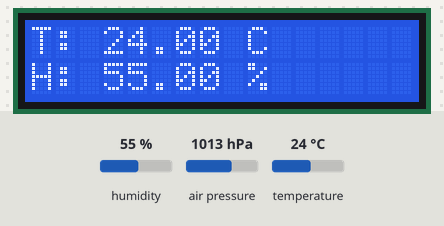
A sketch run on a simulated Arduino Uno, built with avr-gcc and run on an emulated ATmega328P. Parts: 16×2 character LCD. Inputs (shaded band) come from the test bench; at power-on: humidity 55 %, air pressure 1013 hPa, temperature 24 °C.

Above: at 9.3 s.
9.4 s: humidity set to 22 %
At 15.5 s:
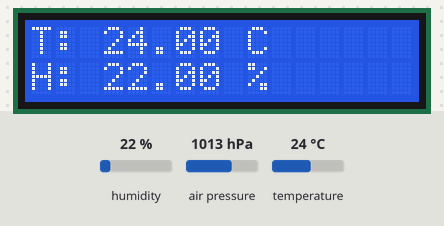
20.3 s: air pressure set to 952 hPa
At 23.9 s:
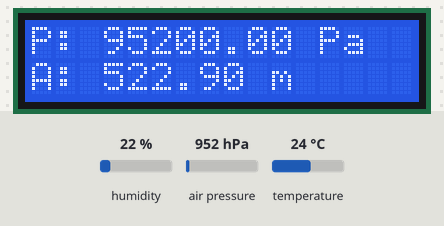
27.8 s: temperature set to 12 °C
At 33.3 s:
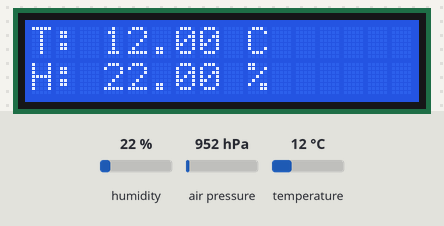
36.9 s: humidity set to 40 %
At 39.3 s:
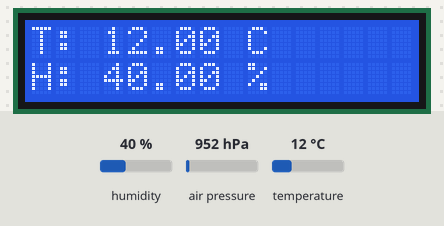
Timing chart, 0 to 40.8 s (numbered marks = the images above; inputs shaded):
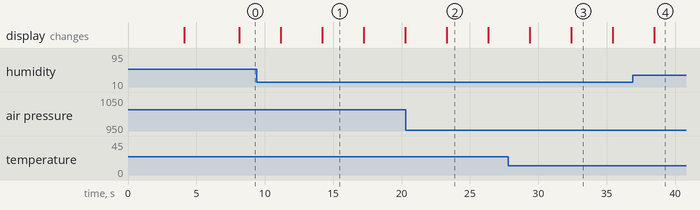

Measured:
- after the input at 9.4 s, the display: first differs from a run without the input after 4.8 s (image 1)
- after the input at 20.3 s, the display: changes after 3.0 s (image 2)
- after the input at 27.8 s, the display: first differs from a run without the input after 4.6 s (image 3)
- after the input at 36.9 s, the display: changes after 1.6 s (image 4)
- what the display in image 1 shows lasts 3.0 s, from 14.2 s to 17.2 s

The sketch:

LCD1602I2C_BME280.ino
```cpp
#include <LCD_I2C.h>        // Library to control I2C LCD displays
#include "Seeed_BME280.h"   // Library for the BME280 sensor (temperature, humidity, pressure)
#include <Wire.h>           // Library for I2C communication

// Create an LCD object with I2C address 0x27, 16 columns, and 2 rows
LCD_I2C lcd(0x27, 16, 2);

// Create a BME280 sensor object
BME280 bme280;

void setup() {
  lcd.begin();       // Initialize the LCD
  lcd.backlight();   // Turn on LCD backlight

  // Try to initialize the BME280 sensor
  // If it fails, display "Sensor NOK" repeatedly
  while (!bme280.init()) {
    lcd.setCursor(0, 0);   // Set cursor to first line, first column
    lcd.print("Sensor NOK");
    delay(10);
  }

  // Display a welcome message
  lcd.setCursor(0, 0);
  lcd.print("Leszek");
  lcd.setCursor(0, 1);
  lcd.print("Matuszczyk");
  delay(4000);       // Show message for 4 seconds
  lcd.clear();       // Clear screen

  lcd.setCursor(0, 0);
  lcd.print("Fun And Simple");
  lcd.setCursor(0, 1);
  lcd.print("Project");
  delay(4000);       // Show message for 4 seconds
  lcd.clear();       // Clear screen
}

void loop() {
  float pressure;  // Variable to store measured pressure

  // --- First screen: Temperature and Humidity ---
  lcd.setCursor(0, 0);
  lcd.print("T: ");
  lcd.print(bme280.getTemperature());  // Read temperature
  lcd.print(" C      ");               // Add units and spaces to clear old data

  lcd.setCursor(0, 1);
  lcd.print("H: ");
  lcd.print(bme280.getHumidity());     // Read humidity
  lcd.print(" %      ");
  delay(3000);                         // Show for 3 seconds

  // --- Second screen: Pressure and Altitude ---
  lcd.setCursor(0, 0);
  lcd.print("P: ");
  lcd.print(pressure = bme280.getPressure()); // Read pressure and save it
  lcd.print(" Pa     ");                       // Display in Pascals

  lcd.setCursor(0, 1);
  lcd.print("A: ");
  lcd.print(bme280.calcAltitude(pressure));   // Calculate altitude from pressure
  lcd.print(" m     ");                       // Display in meters
  delay(3000);                                // Show for 3 seconds
}
```
